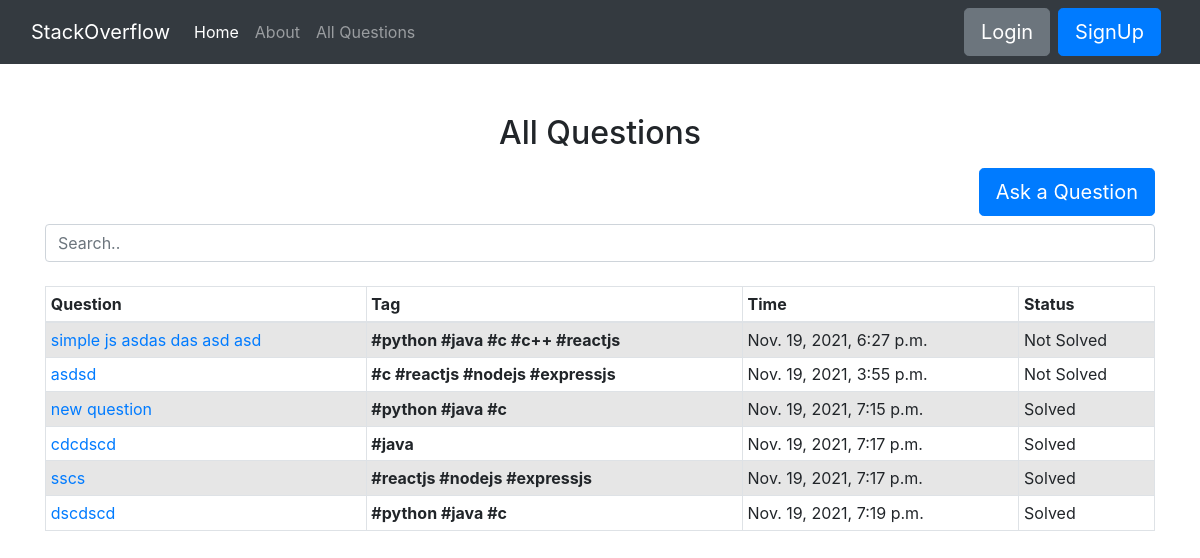
Screenshot of /viewQuestion/ with the database file from the repository.
### questionsApp/models.py (models this page shows, shortened)
class Question(models.Model):
    question_id = models.AutoField(primary_key=True)
    question_author = models.ForeignKey(User, on_delete=models.CASCADE)
    question_title = models.CharField(max_length=100, default="")
    question_body = RichTextField(blank=True, null=True)
    created_at = models.DateTimeField(auto_now=True)
    question_status = models.CharField(max_length=15, null=True)
    question_tags = models.ManyToManyField(Tags)

class Tags(models.Model):
    tag_id = models.AutoField(primary_key=True)
    tag_name = models.CharField(max_length=30)
    def __str__(self):
        return self.tag_name

### questionsApp/views.py (the view)
# urls.py: path('viewQuestion/', views.viewQuestion, name='viewQuestion'),
def viewQuestion(request):
    viewQuestions = Question.objects.all()
    d = {'viewQuestions': viewQuestions}
    return render(request, 'QuestionsFolder/viewQuestion.html', d)

### questionsApp/templates/QuestionsFolder/viewQuestion.html (shortened to what this page needs)
{%extends 'baseNavigation.html'%}
{% block body%}
<div class="container" style="margin-top: 50px;">
    <h2 class="text-center">All Questions<h2>
            <a href="/createQuestion">
                <button type="button" class="btn btn-primary btn-lg float-right my-2" id="askBtn">Ask a
                    Question</button></a>
</div>
<div class="container">
    <input class="form-control" id="myInput" type="text" placeholder="Search..">
    <br>
    <table id="myTable" class="table table-striped table-bordered table-sm" cellspacing="0" width="100%">
        <thead>
            <tr>
                <th>Question</th>
                <th>Tag</th>
                <th>Time</th>
                <th>Status</th>
            </tr>
        </thead>
        <tbody>
            {% for i in viewQuestions %}
            <tr>
                <td> <a href="detailviewQuestion/{{i.question_id}}">
                        {{i.question_title}}
                    </a></td>
                <td>{% for area in i.question_tags.all %}<b>#{{ area }} </b>{% endfor %}</td>
                <td>{{i.created_at}}</td>
                <td>{{i.question_status}}</td>
            </tr>
            {%endfor%}
        </tbody>
    </table>
    {% endblock %}

### questionsApp/templates/baseNavigation.html (shortened to what this page needs)
<!DOCTYPE html>
<html lang="en">
  <head>
    <link
      href="https://cdn.jsdelivr.net/npm/bootstrap@5.1.3/dist/css/bootstrap.min.css"
      rel="stylesheet"
    />
  </head>
  <body>
    <nav class="navbar navbar-expand-lg navbar-dark bg-dark">
      <div class="container-fluid">
        <a class="navbar-brand" href="/">StackOverflow</a>
        <div class="collapse navbar-collapse" id="navbarSupportedContent">
          <ul class="navbar-nav me-auto mb-2 mb-lg-0">
            <li class="nav-item">
              <a class="nav-link active" aria-current="page" href="/">Home</a>
            </li>
            <li class="nav-item">
              <a class="nav-link" href="/about">About</a>
            </li>
            <li class="nav-item">
              <a href="/viewQuestion" class="nav-link" aria-current="page"
                >All Questions</a
              >
            </li>
          </ul>
          {% if user.is_authenticated %}
          <ul class="navbar-nav mr-2">
            <li class="nav-item dropdown">
              <a
                class="nav-link dropdown-toggle"
                href="#"
                id="navbarDropdown"
                role="button"
                data-bs-toggle="dropdown"
                aria-expanded="false"
              >
                Welcome {{request.user}}
              </a>
              <ul class="dropdown-menu" aria-labelledby="navbarDropdown">
                <li><a class="dropdown-item" href="/profile">Profile</a></li>
                <li><a class="dropdown-item" href="/userLogout">Logout</a></li>
              </ul>
            </li>
          </ul>
          {% else %}
          <form class="d-flex">
            <a
              href="/userLogin"
              class="btn btn-secondary btn-lg"
              tabindex="-1"
              role="button"
              aria-disabled="true"
              >Login</a
            >
            <a
              href="/userSignup"
              class="btn btn-primary btn-lg mx-2"
              tabindex="-1"
              role="button"
              aria-disabled="true"
              >SignUp</a
            >
          </form>
          {% endif %}
        </div>
      </div>
    </nav>
     {% block body %} {% endblock body %}
    <link
      rel="stylesheet"
      href="https://maxcdn.bootstrapcdn.com/bootstrap/4.5.2/css/bootstrap.min.css"
    />
  </body>
</html>

### rows the page displays
Question: question_title "simple js asdas das asd asd", created_at "Nov. 19, 2021, 6:27 p.m.", question_status "Not Solved"
Tags: tag_name "python"
Tags: tag_name "java"
Tags: tag_name "c"
Tags: tag_name "c++"
Tags: tag_name "reactjs"
Question: question_title "asdsd", created_at "Nov. 19, 2021, 3:55 p.m.", question_status "Not Solved"
Tags: tag_name "nodejs"
Tags: tag_name "expressjs"
Question: question_title "new question", created_at "Nov. 19, 2021, 7:15 p.m.", question_status "Solved"
Question: question_title "cdcdscd", created_at "Nov. 19, 2021, 7:17 p.m.", question_status "Solved"
Question: question_title "sscs", created_at "Nov. 19, 2021, 7:17 p.m.", question_status "Solved"
Question: question_title "dscdscd", created_at "Nov. 19, 2021, 7:19 p.m.", question_status "Solved"
